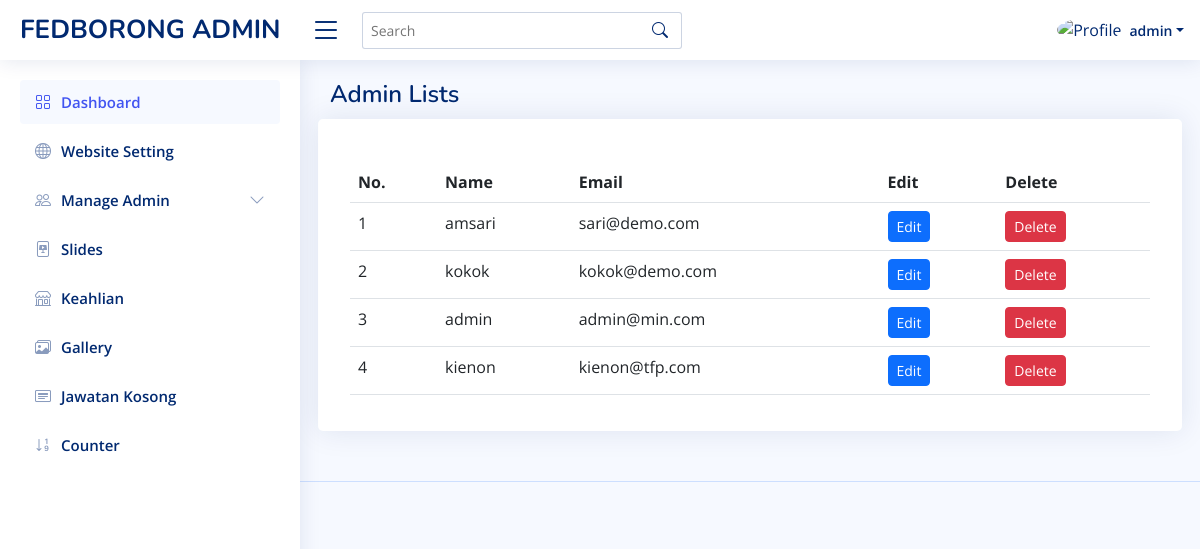
/admin-view.php (signed in), run on the app's committed database.
### tables this page shows
CREATE TABLE `user` (
  `id` int(11) NOT NULL,
  `name` varchar(255) NOT NULL,
  `email` varchar(255) NOT NULL,
  `password` varchar(255) NOT NULL,
  `status` tinyint(4) NOT NULL
);

### admin-view.php (the view, shortened to what this page needs)
<?php
    if(isset($_SESSION['username'])) {
?>
<?php
include 'admin/admin-header.php';
require('db_connect.php');
?>
<body>
  <header id="header" class="header fixed-top d-flex align-items-center">
  <div class="d-flex align-items-center justify-content-between">
      <a href="admin-index" class="logo d-flex align-items-center">
        <span class="d-none d-lg-block">FEDBORONG ADMIN</span>
      </a>
      <i class="bi bi-list toggle-sidebar-btn"></i>
    </div>
    <div class="search-bar">
      <form class="search-form d-flex align-items-center" method="POST" action="#">
        <input type="text" name="query" placeholder="Search" title="Enter search keyword">
        <button type="submit" title="Search"><i class="bi bi-search"></i></button>
      </form>
    </div>
    <nav class="header-nav ms-auto">
      <ul class="d-flex align-items-center">
        <li class="nav-item dropdown pe-3">
          <a class="nav-link nav-profile d-flex align-items-center pe-0" href="#" data-bs-toggle="dropdown">
            <img src="admin-assets/img/profile-img.jpg" alt="Profile" class="rounded-circle">
            <span class="d-none d-md-block dropdown-toggle ps-2"><?php echo $_SESSION['username'];  ?></span>
          </a>
        </li>
      </ul>
    </nav>
  </header>
  <aside id="sidebar" class="sidebar">
    <ul class="sidebar-nav" id="sidebar-nav">
      <li class="nav-item">
        <a class="nav-link " href="admin-index">
          <i class="bi bi-grid"></i>
          <span>Dashboard</span>
        </a>
      </li>
      <li class="nav-item">
        <a class="nav-link collapsed" href="#">
          <i class="bi bi-globe"></i>
          <span>Website Setting</span>
        </a>
      </li>
      <li class="nav-item">
        <a class="nav-link collapsed" data-bs-target="#tables-nav" data-bs-toggle="collapse" href="#">
          <i class="bi bi-people"></i><span>Manage Admin</span><i class="bi bi-chevron-down ms-auto"></i>
        </a>
      </li>
      <li class="nav-item">
        <a class="nav-link collapsed" href="#">
          <i class="bi bi-file-slides"></i>
          <span>Slides</span>
        </a>
      </li>
      <li class="nav-item">
        <a class="nav-link collapsed" href="#">
          <i class="bi bi-shop"></i>
          <span>Keahlian</span>
        </a>
      </li>
      <li class="nav-item">
        <a class="nav-link collapsed" href="#">
        <i class="bi bi-images"></i>
          <span>Gallery</span>
        </a>
      </li>
      <li class="nav-item">
        <a class="nav-link collapsed" href="#">
          <i class="bi bi-card-heading"></i>
          <span>Jawatan Kosong</span>
        </a>
      </li>
      <li class="nav-item">
        <a class="nav-link collapsed" href="#">
          <i class="bi bi-sort-numeric-down"></i>
          <span>Counter</span>
        </a>
      </li>
    </ul>
  </aside>
  <main id="main" class="main">
  <div class="pagetitle">
      <h1>Admin Lists</h1>
    </div>
    <section class="section">
      <div class="row">
      <div class="card">
            <div class="card-body">
              <h5 class="card-title"></h5>
              <table class="table">
                <thead>
                  <tr>
                    <th scope="col">No.</th>
                    <th scope="col">Name</th>
                    <th scope="col">Email</th>
                    <th scope="col">Edit</th>
                    <th scope="col">Delete</th>
                  </tr>
                </thead>
                <tbody>
                  <?php
                  $count=1;
                  $sel_query="Select * from user ORDER BY id desc;";
                  $result = mysqli_query($conn,$sel_query);
                  while($row = mysqli_fetch_assoc($result)) { ?>
                  <tr>
                    <td><?php echo $count; ?></td>
                    <td><?php echo $row['name'] ?></td>
                    <td><?php echo $row['email'] ?></td>
                    <td><a href="admin-edit?id=<?php echo $row['id'] ?>" class="btn btn-primary btn-sm">Edit</a></td>
                    <td>
                    <button type="button" class="btn btn-danger btn-sm" data-bs-toggle="modal" data-bs-target="#verticalycentered-<?php echo $row['id'] ?>">
                     Delete
                    </button>
                    </td>
                  </tr>
                  <?php $count++; } ?>
                </tbody>
              </table>
            </div>
          </div>
      </div>
    </section>
  </main>
  <?php include 'admin/admin-footer.php' ?>
<?php
    } else {
        header("Location: ../Moderna/admin-login?error=login_first");
        exit();
    }
 ?>

### admin-assets/css/style.css (style rules this page uses)
:root { scroll-behavior: smooth; }
body { font-family: "Open Sans", sans-serif; background: #f6f9ff; color: #444444; }
a { color: #4154f1; text-decoration: none; }
h1, h2, h3, h4, h5, h6 { font-family: "Nunito", sans-serif; }
#main { margin-top: 60px; padding: 20px 30px; transition: all 0.3s; }
.pagetitle { margin-bottom: 10px; }
.pagetitle h1 { font-size: 24px; margin-bottom: 0; font-weight: 600; color: #012970; }
.card { margin-bottom: 30px; border: none; border-radius: 5px; box-shadow: 0px 0 30px rgba(1, 41, 112, 0.1); }
.card-title { padding: 20px 0 15px 0; font-size: 18px; font-weight: 500; color: #012970; font-family: "Poppins", sans-serif; }
.card-body { padding: 0 20px 20px 20px; }
.logo { line-height: 1; }
@media (min-width: 1200px) { .logo { width: 280px; } }
.logo span { font-size: 26px; font-weight: 700; color: #012970; font-family: "Nunito", sans-serif; }
.header { transition: all 0.5s; z-index: 997; height: 60px; box-shadow: 0px 2px 20px rgba(1, 41, 112, 0.1); background-color: #fff; padding-left: 20px; }
.header .toggle-sidebar-btn { font-size: 32px; padding-left: 10px; cursor: pointer; color: #012970; }
.header .search-bar { min-width: 360px; padding: 0 20px; }
.header .search-form { width: 100%; }
.header .search-form input { border: 0; font-size: 14px; color: #012970; border: 1px solid rgba(1, 41, 112, 0.2); padding: 7px 38px 7px 8px; border-radius: 3px; transition: 0.3s; width: 100%; }
.header .search-form button { border: 0; padding: 0; margin-left: -30px; background: none; }
.header .search-form button i { color: #012970; }
.header-nav ul { list-style: none; }
.header-nav>ul { margin: 0; padding: 0; }
.header-nav .nav-profile { color: #012970; }
.header-nav .nav-profile img { max-height: 36px; }
.header-nav .nav-profile span { font-size: 14px; font-weight: 600; }
.sidebar { position: fixed; top: 60px; left: 0; bottom: 0; width: 300px; z-index: 996; transition: all 0.3s; padding: 20px; overflow-y: auto; scrollbar-width: thin; scrollbar-color: #aab7cf transparent; box-shadow: 0px 0px 20px rgba(1, 41, 112, 0.1); background-color: #fff; }
@media (min-width: 1200px) { #main, #footer { margin-left: 300px; } }
.sidebar-nav { padding: 0; margin: 0; list-style: none; }
.sidebar-nav li { padding: 0; margin: 0; list-style: none; }
.sidebar-nav .nav-item { margin-bottom: 5px; }
.sidebar-nav .nav-link { display: flex; align-items: center; font-size: 15px; font-weight: 600; color: #4154f1; transition: 0.3; background: #f6f9ff; padding: 10px 15px; border-radius: 4px; }
.sidebar-nav .nav-link i { font-size: 16px; margin-right: 10px; color: #4154f1; }
.sidebar-nav .nav-link.collapsed { color: #012970; background: #fff; }
.sidebar-nav .nav-link.collapsed i { color: #899bbd; }
.sidebar-nav .nav-link .bi-chevron-down { margin-right: 0; transition: transform 0.2s ease-in-out; }

### data on the page
user: name "amsari", email "sari@demo.com"
user: name "kokok", email "kokok@demo.com"
user: name "admin", email "admin@min.com"
user: name "kienon", email "kienon@tfp.com"

### other printed values
$_SESSION['username'] "admin"
